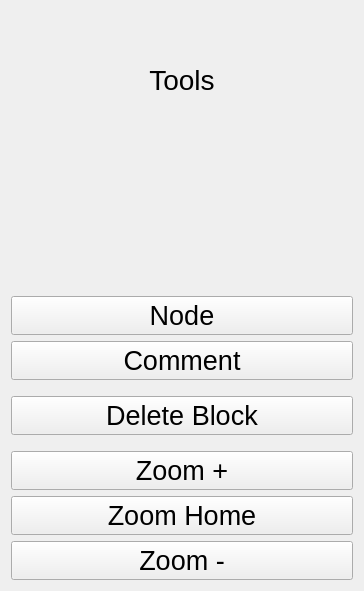
<?xml version="1.0" encoding="UTF-8"?>
<ui version="4.0">
 <class>ToolsPalette</class>
 <widget class="QWidget" name="ToolsPalette">
  <property name="geometry">
   <rect>
    <x>0</x>
    <y>0</y>
    <width>364</width>
    <height>591</height>
   </rect>
  </property>
  <property name="windowTitle">
   <string>Form</string>
  </property>
  <layout class="QVBoxLayout" name="verticalLayout_4">
   <item>
    <widget class="QLabel" name="labelTitle">
     <property name="font">
      <font>
       <pointsize>21</pointsize>
      </font>
     </property>
     <property name="text">
      <string>Tools</string>
     </property>
     <property name="alignment">
      <set>Qt::AlignCenter</set>
     </property>
     <property name="margin">
      <number>8</number>
     </property>
    </widget>
   </item>
   <item>
    <widget class="QLabel" name="labelNote">
     <property name="font">
      <font>
       <pointsize>16</pointsize>
      </font>
     </property>
     <property name="text">
      <string>&lt;action help&gt;</string>
     </property>
     <property name="alignment">
      <set>Qt::AlignCenter</set>
     </property>
    </widget>
   </item>
   <item>
    <layout class="QVBoxLayout" name="verticalLayout_2">
     <item>
      <widget class="QPushButton" name="btnAddNewNode">
       <property name="sizePolicy">
        <sizepolicy hsizetype="Minimum" vsizetype="Fixed">
         <horstretch>0</horstretch>
         <verstretch>0</verstretch>
        </sizepolicy>
       </property>
       <property name="font">
        <font>
         <pointsize>20</pointsize>
        </font>
       </property>
       <property name="cursor">
        <cursorShape>PointingHandCursor</cursorShape>
       </property>
       <property name="contextMenuPolicy">
        <enum>Qt::DefaultContextMenu</enum>
       </property>
       <property name="toolTipDuration">
        <number>-1</number>
       </property>
       <property name="layoutDirection">
        <enum>Qt::LeftToRight</enum>
       </property>
       <property name="autoFillBackground">
        <bool>false</bool>
       </property>
       <property name="text">
        <string>Node</string>
       </property>
       <property name="autoDefault">
        <bool>false</bool>
       </property>
      </widget>
     </item>
     <item>
      <widget class="QPushButton" name="btnNewComment">
       <property name="sizePolicy">
        <sizepolicy hsizetype="Minimum" vsizetype="Fixed">
         <horstretch>0</horstretch>
         <verstretch>0</verstretch>
        </sizepolicy>
       </property>
       <property name="font">
        <font>
         <pointsize>20</pointsize>
        </font>
       </property>
       <property name="cursor">
        <cursorShape>PointingHandCursor</cursorShape>
       </property>
       <property name="contextMenuPolicy">
        <enum>Qt::DefaultContextMenu</enum>
       </property>
       <property name="toolTipDuration">
        <number>-1</number>
       </property>
       <property name="layoutDirection">
        <enum>Qt::LeftToRight</enum>
       </property>
       <property name="autoFillBackground">
        <bool>false</bool>
       </property>
       <property name="text">
        <string>Comment</string>
       </property>
       <property name="autoDefault">
        <bool>false</bool>
       </property>
      </widget>
     </item>
    </layout>
   </item>
   <item>
    <spacer name="verticalSpacer_2">
     <property name="orientation">
      <enum>Qt::Vertical</enum>
     </property>
     <property name="sizeType">
      <enum>QSizePolicy::Maximum</enum>
     </property>
     <property name="sizeHint" stdset="0">
      <size>
       <width>10</width>
       <height>10</height>
      </size>
     </property>
    </spacer>
   </item>
   <item>
    <layout class="QVBoxLayout" name="verticalLayout_3">
     <item>
      <widget class="QPushButton" name="btnDeleteBlock">
       <property name="sizePolicy">
        <sizepolicy hsizetype="Minimum" vsizetype="Fixed">
         <horstretch>0</horstretch>
         <verstretch>0</verstretch>
        </sizepolicy>
       </property>
       <property name="font">
        <font>
         <pointsize>20</pointsize>
        </font>
       </property>
       <property name="cursor">
        <cursorShape>PointingHandCursor</cursorShape>
       </property>
       <property name="contextMenuPolicy">
        <enum>Qt::DefaultContextMenu</enum>
       </property>
       <property name="toolTipDuration">
        <number>-1</number>
       </property>
       <property name="layoutDirection">
        <enum>Qt::LeftToRight</enum>
       </property>
       <property name="autoFillBackground">
        <bool>false</bool>
       </property>
       <property name="text">
        <string>Delete Block</string>
       </property>
       <property name="autoDefault">
        <bool>false</bool>
       </property>
      </widget>
     </item>
    </layout>
   </item>
   <item>
    <spacer name="verticalSpacer">
     <property name="orientation">
      <enum>Qt::Vertical</enum>
     </property>
     <property name="sizeType">
      <enum>QSizePolicy::Maximum</enum>
     </property>
     <property name="sizeHint" stdset="0">
      <size>
       <width>10</width>
       <height>10</height>
      </size>
     </property>
    </spacer>
   </item>
   <item>
    <layout class="QVBoxLayout" name="verticalLayout">
     <item>
      <widget class="QPushButton" name="btnZoomPlus">
       <property name="sizePolicy">
        <sizepolicy hsizetype="Minimum" vsizetype="Fixed">
         <horstretch>0</horstretch>
         <verstretch>0</verstretch>
        </sizepolicy>
       </property>
       <property name="font">
        <font>
         <pointsize>20</pointsize>
        </font>
       </property>
       <property name="cursor">
        <cursorShape>PointingHandCursor</cursorShape>
       </property>
       <property name="contextMenuPolicy">
        <enum>Qt::DefaultContextMenu</enum>
       </property>
       <property name="toolTipDuration">
        <number>-1</number>
       </property>
       <property name="layoutDirection">
        <enum>Qt::LeftToRight</enum>
       </property>
       <property name="autoFillBackground">
        <bool>false</bool>
       </property>
       <property name="text">
        <string>Zoom +</string>
       </property>
       <property name="autoDefault">
        <bool>false</bool>
       </property>
      </widget>
     </item>
     <item>
      <widget class="QPushButton" name="btnZoomHome">
       <property name="sizePolicy">
        <sizepolicy hsizetype="Minimum" vsizetype="Fixed">
         <horstretch>0</horstretch>
         <verstretch>0</verstretch>
        </sizepolicy>
       </property>
       <property name="font">
        <font>
         <pointsize>20</pointsize>
        </font>
       </property>
       <property name="cursor">
        <cursorShape>PointingHandCursor</cursorShape>
       </property>
       <property name="contextMenuPolicy">
        <enum>Qt::DefaultContextMenu</enum>
       </property>
       <property name="toolTipDuration">
        <number>-1</number>
       </property>
       <property name="layoutDirection">
        <enum>Qt::LeftToRight</enum>
       </property>
       <property name="autoFillBackground">
        <bool>false</bool>
       </property>
       <property name="text">
        <string>Zoom Home</string>
       </property>
       <property name="autoDefault">
        <bool>false</bool>
       </property>
      </widget>
     </item>
     <item>
      <widget class="QPushButton" name="btnZoomMinus">
       <property name="sizePolicy">
        <sizepolicy hsizetype="Minimum" vsizetype="Fixed">
         <horstretch>0</horstretch>
         <verstretch>0</verstretch>
        </sizepolicy>
       </property>
       <property name="font">
        <font>
         <pointsize>20</pointsize>
        </font>
       </property>
       <property name="cursor">
        <cursorShape>PointingHandCursor</cursorShape>
       </property>
       <property name="contextMenuPolicy">
        <enum>Qt::DefaultContextMenu</enum>
       </property>
       <property name="toolTipDuration">
        <number>-1</number>
       </property>
       <property name="layoutDirection">
        <enum>Qt::LeftToRight</enum>
       </property>
       <property name="autoFillBackground">
        <bool>false</bool>
       </property>
       <property name="text">
        <string>Zoom -</string>
       </property>
       <property name="autoDefault">
        <bool>false</bool>
       </property>
      </widget>
     </item>
    </layout>
   </item>
  </layout>
 </widget>
 <resources/>
 <connections/>
</ui>
